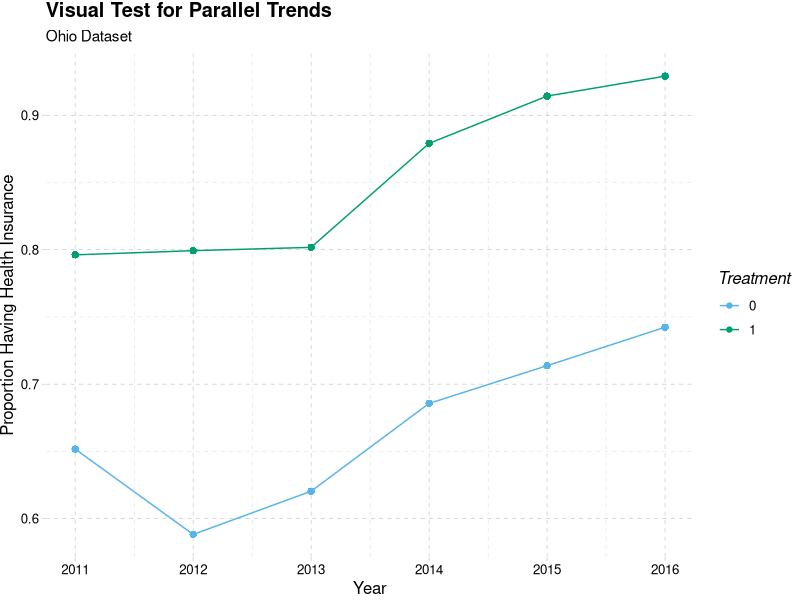
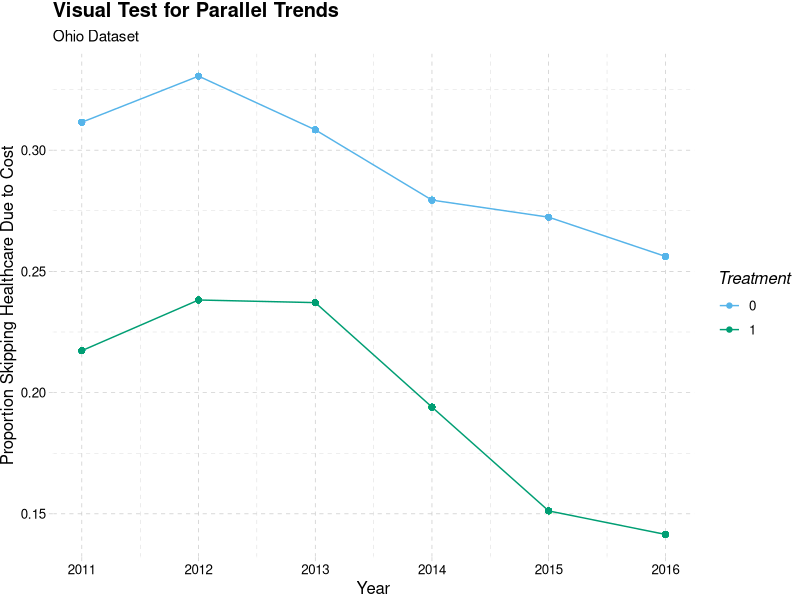

Recreate these plots in R, in order.
## ---- chunk 1
library(foreign)
data_oh <- read.dta("data/DID_OH_ver12.dta")
data_mi <- read.dta("data/DID_MI_ver12.dta")

#first models
model_oh_cost_lm <- lm(medcost ~ treat + post + treat_post, data_oh)
summary(model_oh_cost_lm)

model_oh_plan_lm <- lm(hlthpln1 ~ treat + post + treat_post, data_oh)
summary(model_oh_plan_lm)

#means
treat_pre <- mean(data_oh$medcost[data_oh$treat == 1 & data_oh$post == 0])
treat_post <- mean(data_oh$medcost[data_oh$treat == 1 & data_oh$post == 1])
con_pre <- mean(data_oh$medcost[data_oh$treat == 0 & data_oh$post == 0])
con_post <- mean(data_oh$medcost[data_oh$treat == 0 & data_oh$post == 1])
(treat_post - treat_pre) - (con_post - con_pre)

treat_pre <- mean(data_oh$hlthpln1[data_oh$treat == 1 & data_oh$post == 0])
treat_post <- mean(data_oh$hlthpln1[data_oh$treat == 1 & data_oh$post == 1])
con_pre <- mean(data_oh$hlthpln1[data_oh$treat == 0 & data_oh$post == 0])
con_post <- mean(data_oh$hlthpln1[data_oh$treat == 0 & data_oh$post == 1])
(treat_post - treat_pre) - (con_post - con_pre)

#covariate models
model_oh_plan_cov <- lm(hlthpln1 ~ treat + post + treat_post + male + veteran3 +
                           children + married + divorced + widowed + separated + 
                           never_married + log_income +
                           edu_hs_grad + edu_college_attd + edu_college_grad, data_oh)
summary(model_oh_plan_cov)

model_oh_cost_cov <- lm(medcost ~ treat + post + treat_post + male + veteran3 +
                           children + married + divorced + widowed + separated + 
                           never_married + log_income +
                           edu_hs_grad + edu_college_attd + edu_college_grad, data_oh)
summary(model_oh_cost_cov)

#
#graph for coverage
#
library(ggplot2)
data_oh$hlthpln1_n <- NA
table(data_oh$year[data_oh$hlthpln1 == 1 & data_oh$treat == 1])
table(data_oh$year[data_oh$hlthpln1 == 1 & data_oh$treat == 0])
table(data_oh$year[data_oh$treat == 0])
table(data_oh$year[data_oh$treat == 1])
#treatment
data_oh$hlthpln1_n[data_oh$year == 2011 & data_oh$treat == 1] <- 2125 / 2669
data_oh$hlthpln1_n[data_oh$year == 2012 & data_oh$treat == 1] <- 2879 / 3602
data_oh$hlthpln1_n[data_oh$year == 2013 & data_oh$treat == 1] <- 2661 / 3319
data_oh$hlthpln1_n[data_oh$year == 2014 & data_oh$treat == 1] <- 2501 / 2845
data_oh$hlthpln1_n[data_oh$year == 2015 & data_oh$treat == 1] <- 2570 / 2811
data_oh$hlthpln1_n[data_oh$year == 2016 & data_oh$treat == 1] <- 2817 / 3032

#control
data_oh$hlthpln1_n[data_oh$year == 2011 & data_oh$treat == 0] <- 2751 / 4221
data_oh$hlthpln1_n[data_oh$year == 2012 & data_oh$treat == 0] <- 1550 / 2635
data_oh$hlthpln1_n[data_oh$year == 2013 & data_oh$treat == 0] <- 1899 / 3061
data_oh$hlthpln1_n[data_oh$year == 2014 & data_oh$treat == 0] <- 2653 / 3869
data_oh$hlthpln1_n[data_oh$year == 2015 & data_oh$treat == 0] <- 2673 / 3745
data_oh$hlthpln1_n[data_oh$year == 2016 & data_oh$treat == 0] <- 2069 / 2787

library(ggthemes)
library(scales)
ggplot(data_oh) + 
  geom_line(aes(x = year, y = hlthpln1_n, group = factor(treat), color = factor(treat))) +
  geom_point(aes(x = year, y = hlthpln1_n, group = factor(treat), color = factor(treat))) +
  labs(x = "Year", y = "Proportion Having Health Insurance", color = "Treatment", 
       title = "Visual Test for Parallel Trends", subtitle = "Ohio Dataset") +
  theme_pander() + scale_color_pander()

#
#graphs for cost
#
data_oh$medcost_n <- NA
table(data_oh$year[data_oh$medcost == 1 & data_oh$treat == 1])
table(data_oh$year[data_oh$medcost == 1 & data_oh$treat == 0])
table(data_oh$year[data_oh$treat == 0])
table(data_oh$year[data_oh$treat == 1])

#treatment
data_oh$medcost_n[data_oh$year == 2011 & data_oh$treat == 1] <- 580 / 2669
data_oh$medcost_n[data_oh$year == 2012 & data_oh$treat == 1] <- 858 / 3602
data_oh$medcost_n[data_oh$year == 2013 & data_oh$treat == 1] <- 787 / 3319
data_oh$medcost_n[data_oh$year == 2014 & data_oh$treat == 1] <- 552 / 2845
data_oh$medcost_n[data_oh$year == 2015 & data_oh$treat == 1] <- 425 / 2811
data_oh$medcost_n[data_oh$year == 2016 & data_oh$treat == 1] <- 429 / 3032

#control
data_oh$medcost_n[data_oh$year == 2011 & data_oh$treat == 0] <- 1315 / 4221
data_oh$medcost_n[data_oh$year == 2012 & data_oh$treat == 0] <- 871 / 2635
data_oh$medcost_n[data_oh$year == 2013 & data_oh$treat == 0] <- 944 / 3061
data_oh$medcost_n[data_oh$year == 2014 & data_oh$treat == 0] <- 1081 / 3869
data_oh$medcost_n[data_oh$year == 2015 & data_oh$treat == 0] <- 1020 / 3745
data_oh$medcost_n[data_oh$year == 2016 & data_oh$treat == 0] <- 714 / 2787

ggplot(data_oh, aes(x = year, y = medcost_n, group = factor(treat), color = factor(treat))) + 
  geom_line() +
  geom_point() +
  labs(x = "Year", y = "Proportion Skipping Healthcare Due to Cost", color = "Treatment", 
       title = "Visual Test for Parallel Trends", subtitle = "Ohio Dataset") +
  theme_pander() + scale_color_pander()
